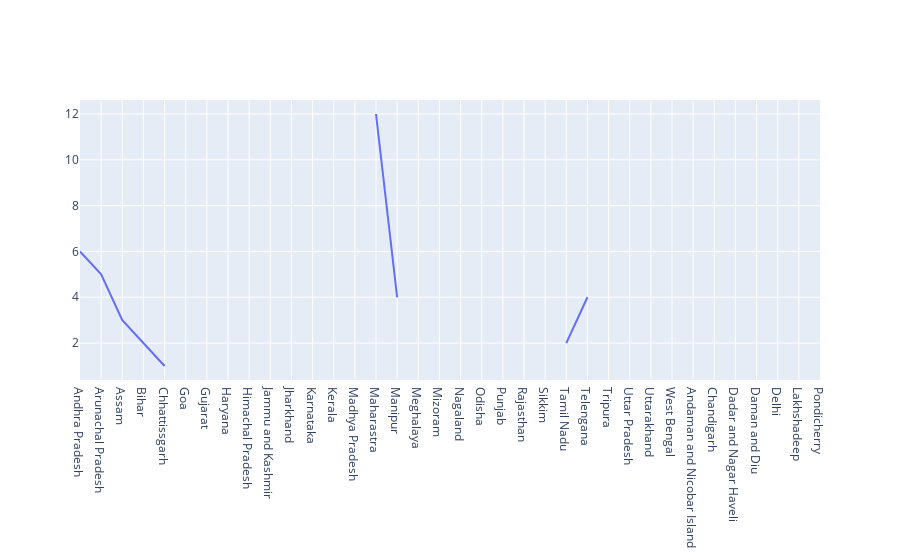

Write notebook code for a chart like this one.
### Code cell
fig = go.Figure()

fig.add_scatter(x = x, y = y)

### Figure 1 — Plotly figure (JSON) as saved in the notebook; plotly's stock layout.template omitted (floating-point values rounded to 4 significant figures)
{"data": [{"type": "scatter", "x": ["Andhra Pradesh", "Arunachal Pradesh", "Assam", "Bihar", "Chhattissgarh", "Goa", "Gujarat", "Haryana", "Himachal Pradesh", "Jammu and Kashmir", "Jharkhand", "Karnataka", "Kerala", "Madhya Pradesh", "Maharastra", "Manipur", "Meghalaya", "Mizoram", "Nagaland", "Odisha", "Punjab", "Rajasthan", "Sikkim", "Tamil Nadu", "Telengana", "Tripura", "Uttar Pradesh", "Uttarakhand", "West Bengal", "Andaman and Nicobar Island", "Chandigarh", "Dadar and Nagar Haveli", "Daman and Diu", "Delhi", "Lakhshadeep", "Pondicherry"], "y": ["6", "5", "3", "2", "1", null, null, null, null, null, null, null, null, null, "12", "4", null, null, null, "1", null, null, null, "2", "4", null, "1", null, "2", null, null, null, null, null, null, "1"]}], "layout": {}}
